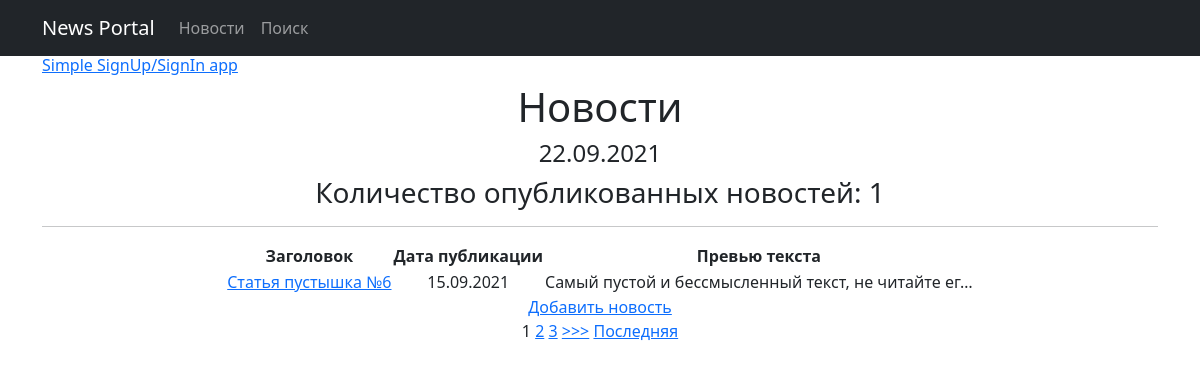
Page /news/ on the committed database.
### newapp/models.py (models this page shows, shortened)
class Post(models.Model):
    author = models.ForeignKey(Author, on_delete=models.CASCADE)
    ARTICLE = "AR"
    NEWS = "NE"
    TYPE = [
        (ARTICLE, "Статья"),
        (NEWS, "Новость")
    ]
    type = models.CharField(max_length=2, choices=TYPE, default=ARTICLE)
    timeCreation = models.DateTimeField(auto_now_add=True)
    categories = models.ManyToManyField(Category, through="PostCategory")
    title = models.CharField(max_length=128)
    text = models.TextField()
    rating = models.SmallIntegerField(default=0)

### newapp/views.py (the view)
# urls.py: path('', PostsList.as_view(), name='home'),
class PostsList(ListView):
    model = Post
    template_name = 'posts.html'
    context_object_name = 'posts'
    ordering = ['-timeCreation']
    paginate_by = 1
    def get_context_data(self, **kwargs):
        context = super().get_context_data(**kwargs)
        context['time_now'] = datetime.datetime.utcnow()
        return context

### newapp/templatetags/custom_filters.py (called while the page is built)
@register.filter(name='censor')
def censor(value, arg):
    obscenity = ['блять']
    list_value = value.split()
    for i in range(len(list_value)):
        if list_value[i] in obscenity:
            list_value[i] = arg
    return " ".join(list_value)

### templates/posts.html (shortened to what this page needs)
{% extends 'default.html' %}
{% load custom_filters %}
{% block content %}
    <h1>Новости</h1>
    <h4>{{ time_now|date:"d.m.Y" }}</h4>
    <h3>Количество опубликованных новостей: {{ posts|length }}</h3>
    <hr>
    {% if posts %}
        <table class="mx-auto">
            <thead>
                <tr>
                    <th>Заголовок</th>
                    <th>Дата публикации</th>
                    <th>Превью текста</th>
                </tr>
            </thead>
        {% for post in posts %}
            <tr>
                <td><a href="{% url 'post_detail' post.id %}">{{ post.title|censor:"" }}</a></td>
                <td>{{ post.timeCreation|date:"d.m.Y" }}</td>
                <td>{{ post.text|truncatechars:50|censor:"" }}</td>
            </tr>
        {% endfor %}
        </table>
        <a href="{% url 'post_add' %}">Добавить новость</a><br>
        {% if is_paginated %}
            {% for num in page_obj.paginator.page_range %}
                {% if page_obj.number == num %}
                    <a>{{ num }}</a>
                {% elif num > page_obj.number|add:'-3' and num < page_obj.number|add:'3' %}
                    <a href="?page={{ num }}">{{ num }}</a>
                {% endif %}
            {% endfor %}
            {% if page_obj.has_next %}
                <a href="?page={{ page_obj.next_page_number }}">>>></a>
                <a href="?page={{ page_obj.paginator.num_pages }}">Последняя</a>
            {% endif %}
        {% endif %}
    {% else %}
        <h2>Новостей нет!</h2>
    {% endif %}
{% endblock content %}

### rows in the picture
Post: title|censor "Статья пустышка №6", timeCreation "15.09.2021", text|censor "Самый пустой и бессмысленный текст, не читайте ег…"

### other values in the picture
{{ time_now|date:"d.m.Y" }} "22.09.2021"
{{ posts|length }} "1"
{{ num }} "1"
{{ num }} "2" "3"
